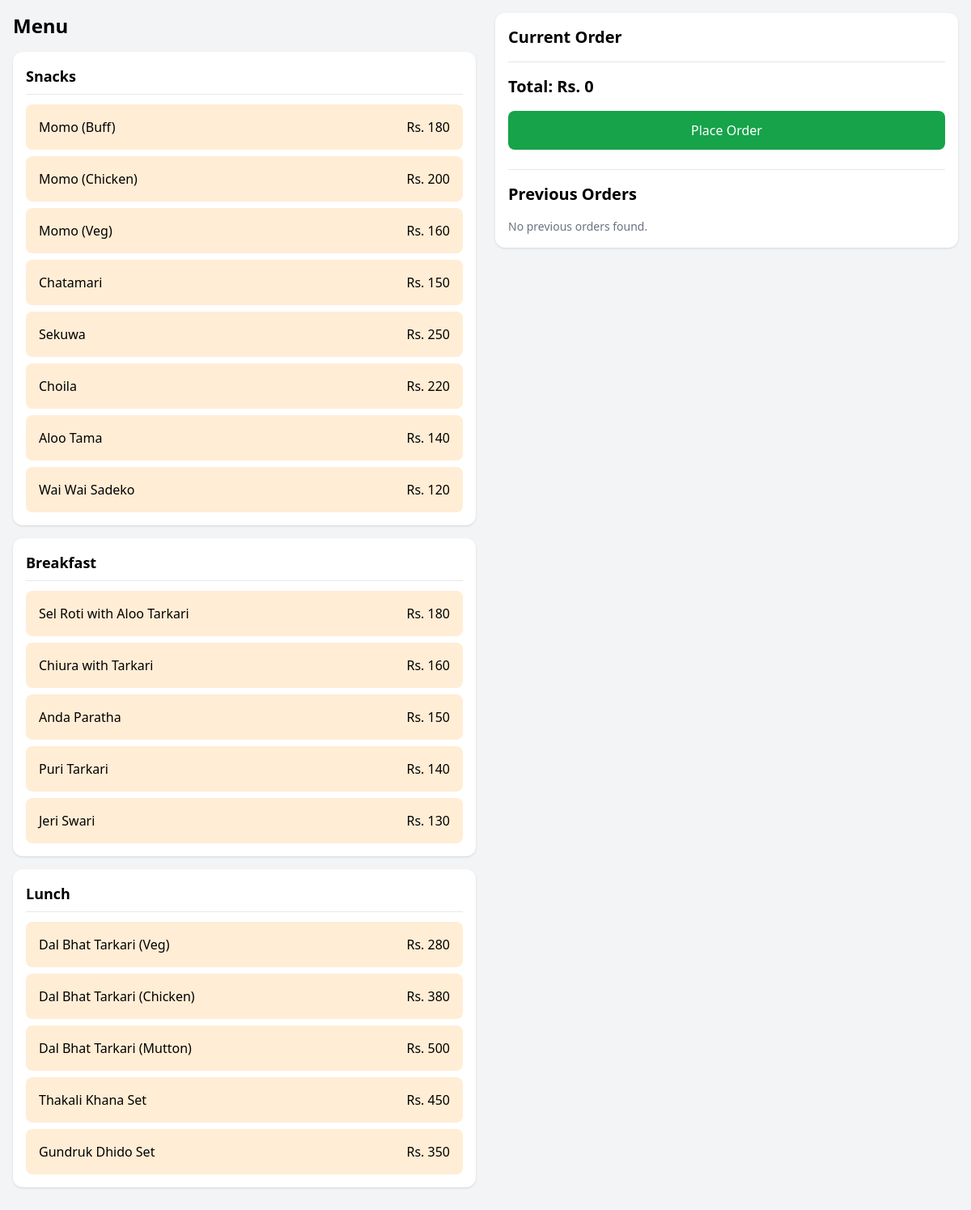
The page /orders/menu/24/ (signed in) on the database its author committed.
### orders/models.py (models this page shows, shortened)
class Category(models.Model):
    name = models.CharField(max_length=150)
    class Meta:
        verbose_name_plural = "Categories"
    def __str__(self):
        return self.name

class MenuItem(models.Model):
    class PRIORITY_CHOICES(models.TextChoices):
        HIGH = '3', 'High'
        MEDIUM = '2', 'Medium'
        LOW = '1', 'Low'
    category = models.ForeignKey(Category, on_delete=models.CASCADE, related_name="items")
    station = models.ForeignKey(KitchenStation, on_delete=models.SET_NULL, null=True, related_name="items")
    name = models.CharField(max_length=200)
    price = models.PositiveIntegerField()
    description = models.TextField(null=True, blank=True)
    default_priority = models.CharField(choices=PRIORITY_CHOICES, default=PRIORITY_CHOICES.MEDIUM, max_length=2)
    est_time = models.PositiveIntegerField(help_text="Write estimated preparation time in minutes", null=True, blank=True)

### orders/views.py (the view, shortened to what this page needs)
# urls.py: path("menu/<table_id>/", views.menu_view, name="menu_view_url"),
@role_required([User.ROLE_CHOICES.WAITER])
def menu_view(request, table_id):
    categories = Category.objects.all()
    orders = Order.objects.filter(
        table_id=table_id
        ).exclude(
            status=Order.ORDER_STATUS.BILLED
            ).order_by("-created_at")
    return render(request, "orders/menu.html", {
        'categories':categories,
        'table_id':table_id,
        'orders':orders
    })

### orders/templates/orders/menu.html (shortened to what this page needs)
{% load humanize %}
<!DOCTYPE html>
<html lang="en">
<head>
    <script src="https://cdn.tailwindcss.com"></script>
</head>
<body class="bg-gray-100">
    <div class="max-w-7xl mx-auto p-4">
        <div class="grid grid-cols-1 md:grid-cols-2 gap-6">
            <div>
                <h1 class="text-2xl font-bold mb-4">Menu</h1>
                {% for category in categories %}
                <div class="bg-white rounded-xl shadow p-4 mb-4">
                    <h2 class="font-bold text-lg mb-3 border-b pb-2">
                        {{ category }}
                    </h2>
                    <div class="grid gap-2">
                        {% for item in category.items.all %}
                        <div class="menu-item cursor-pointer bg-orange-100 hover:bg-orange-200 rounded-lg p-4 transition"
                            data-item-id="{{ item.id }}" data-item-name="{{ item.name }}"
                            data-item-price="{{ item.price }}">
                            <div class="flex justify-between">
                                <span class="font-medium">{{ item.name }}</span>
                                <span>Rs. {{ item.price }}</span>
                            </div>
                        </div>
                        {% endfor %}
                    </div>
                </div>
                {% endfor %}
            </div>
            <div class="bg-white rounded-xl shadow p-4 h-fit sticky top-4">
                <h2 class="text-xl font-bold mb-4">
                    Current Order
                </h2>
                <form class="border-t mt-4 pt-4" method="post">
                    <h3 id="total-price" class="text-xl font-bold">
                        Total: Rs. 0
                    </h3>
                    <button id="place-order-btn"
                        class="w-full mt-4 bg-green-600 text-white py-3 rounded-lg hover:bg-green-700">
                        Place Order
                    </button>
                </form>
                <div class="border-t mt-6 pt-4">
                    <h3 class="text-xl font-bold mb-4">
                        Previous Orders
                    </h3>
                    <div class="max-h-80 overflow-y-auto pr-2 space-y-4">
                        {% for order in orders %}
                        <div class="bg-gray-50 rounded-lg p-3 border border-gray-200">
                            <div class="font-medium text-gray-800 mb-2">
                                {{ order.table }}
                            </div>
                            <div class="text-sm text-gray-500 mb-2">
                                {{ order.created_at|naturaltime }}
                            </div>
                            <ul class="list-disc list-inside text-gray-700 space-y-1">
                                {% for item in order.items.all %}
                                <li>{{ item }}</li>
                                {% endfor %}
                            </ul>
                        </div>
                        {% empty %}
                        <div class="text-gray-500 text-sm">
                            No previous orders found.
                        </div>
                        {% endfor %}
                    </div>
                </div>
            </div>
        </div>
    </div>
</body>
</html>

### rows shown on the page
Category: name "Snacks"
MenuItem: name "Momo (Buff)", price "180"
MenuItem: name "Momo (Chicken)", price "200"
MenuItem: name "Momo (Veg)", price "160"
MenuItem: name "Chatamari", price "150"
MenuItem: name "Sekuwa", price "250"
MenuItem: name "Choila", price "220"
MenuItem: name "Aloo Tama", price "140"
MenuItem: name "Wai Wai Sadeko", price "120"
Category: name "Breakfast"
MenuItem: name "Sel Roti with Aloo Tarkari", price "180"
MenuItem: name "Chiura with Tarkari", price "160"
MenuItem: name "Anda Paratha", price "150"
MenuItem: name "Puri Tarkari", price "140"
MenuItem: name "Jeri Swari", price "130"
Category: name "Lunch"
MenuItem: name "Dal Bhat Tarkari (Veg)", price "280"
MenuItem: name "Dal Bhat Tarkari (Chicken)", price "380"
MenuItem: name "Dal Bhat Tarkari (Mutton)", price "500"
MenuItem: name "Thakali Khana Set", price "450"
MenuItem: name "Gundruk Dhido Set", price "350"
